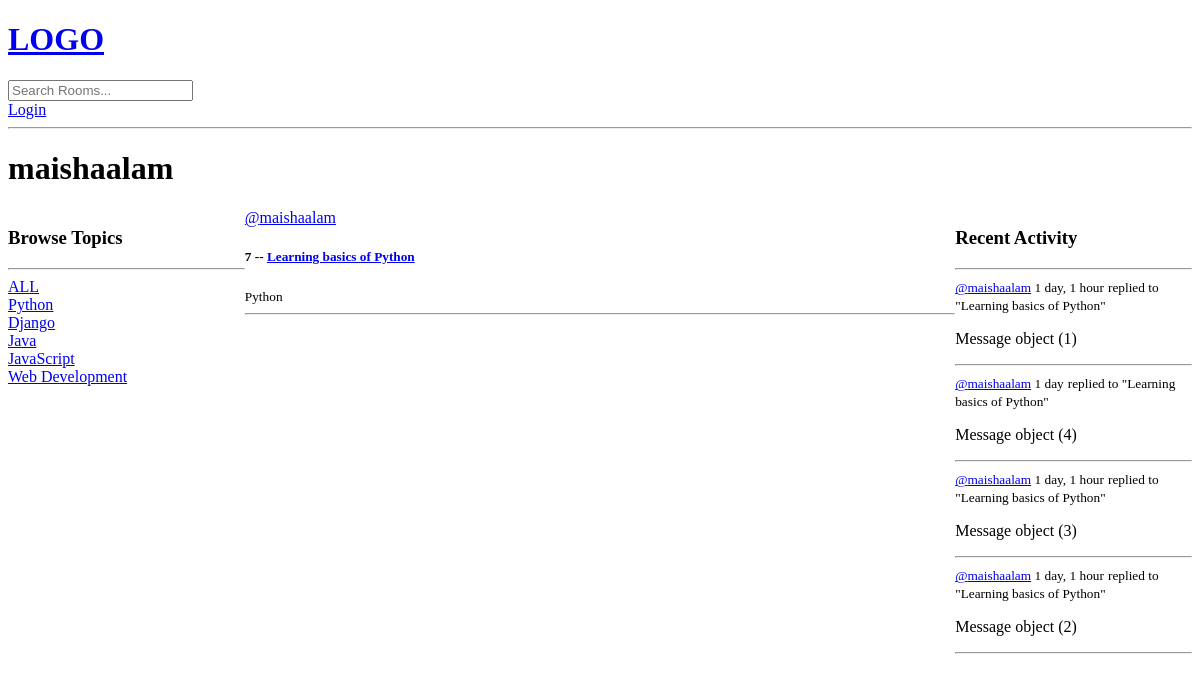
The app's page /profile/1/, older data.
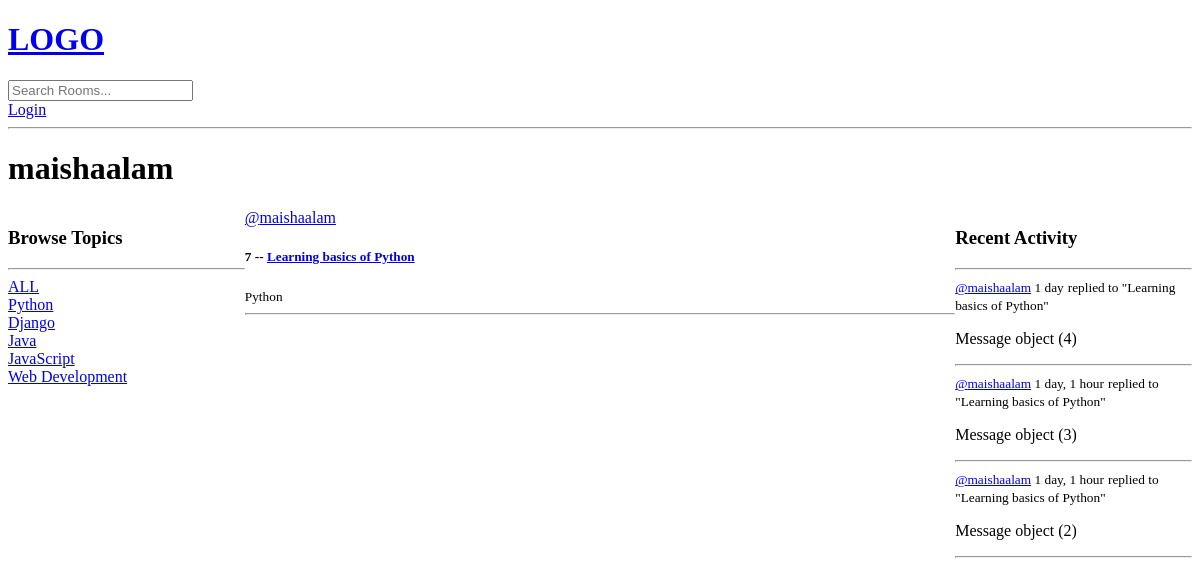
The same page, newer data.
### base/models.py (models this page shows, shortened)
class Topic(models.Model):
    name= models.TextField(max_length=200)

class Room(models.Model):
    host= models.ForeignKey(User, on_delete=models.SET_NULL, null=True)
    topic= models.ForeignKey(Topic, on_delete=models.SET_NULL, null=True)
    name= models.TextField(max_length=200)
    description=models.TextField(null=True, blank= True)
    participants= models.ManyToManyField(User, related_name='participants', blank=True)
    updated=models.DateTimeField(auto_now=True)
    created=models.DateTimeField(auto_now_add=True)
    class Meta:
         ordering=['-updated', '-created']
    def __str__(self):
        return self.name

class Message(models.Model):
        user= models.ForeignKey(User, on_delete=models.CASCADE)
        room= models.ForeignKey(Room, on_delete=models.CASCADE)
        body=models.TextField()
        updated=models.DateTimeField(auto_now=True)
        created=models.DateTimeField(auto_now_add=True)
        class Meta:
         ordering=['-updated', '-created']

### base/views.py (the view)
# urls.py: path('profile/<str:pk>/', views.userProfile, name="user-profile"),
def userProfile(request,pk):
    user=User.objects.get(id=pk)
    rooms=user.room_set.all()
    room_messages= user.message_set.all()
    topics=Topic.objects.all()
    context={'user': user, 'rooms': rooms, 'room_messages': room_messages, 'topics':topics}
    return render(request, 'base/profile.html', context)

### base/templates/base/profile.html (shortened to what this page needs)
{% extends 'main.html' %}
{% block content %}
<h1>{{user.username}}</h1>
<div class="profile-container">
    <div>
        {% include 'base/topics_component.html' %}
    </div>
    <div>
        {% include 'base/feed_component.html' %}
    </div>
    <div>
        {% include 'base/activity_component.html' %}
    </div>
</div>
{% endblock content %}

### base/templates/base/topics_component.html
<h3>Browse Topics</h3>
        <hr>
        <div>
            <a href="{% url 'home' %}">ALL</a>
        </div>
        {% for topic in topics %}
        <div>
            <a href="{% url 'home' %}?q={{topic.name}}">{{topic.name}}</a>
        </div>
        {% endfor %}

### base/templates/base/feed_component.html (shortened to what this page needs)
{% for room in rooms %}
            <div>
                <a href="{% url 'user-profile' room.host.id %}">@{{room.host.username}}</a>
                <h5>{{room.id}} -- <a href="{% url 'room' room.id%}">{{room.name}}</a></h5>
                <small>{{room.topic.name}}</small>
                <hr>
            </div>
            {% endfor %}

### base/templates/base/activity_component.html (shortened to what this page needs)
<h3>Recent Activity</h3>
        <hr>
        {% for message in room_messages %}
        <div>
            <small><a href="{% url 'user-profile' message.user.id %}">@{{message.user}}</a> {{message.created|timesince}}</small>
            <small>replied to "{{message.room}}"</small>
            <p>{{message}}</p>
            <hr>
        </div>
        {% endfor %}

Row changes from the older to the newer data that the page shows:
removed Message: user "maishaalam", created "1 day, 1 hour", room "Learning basics of Python", id "Message object (1)"
